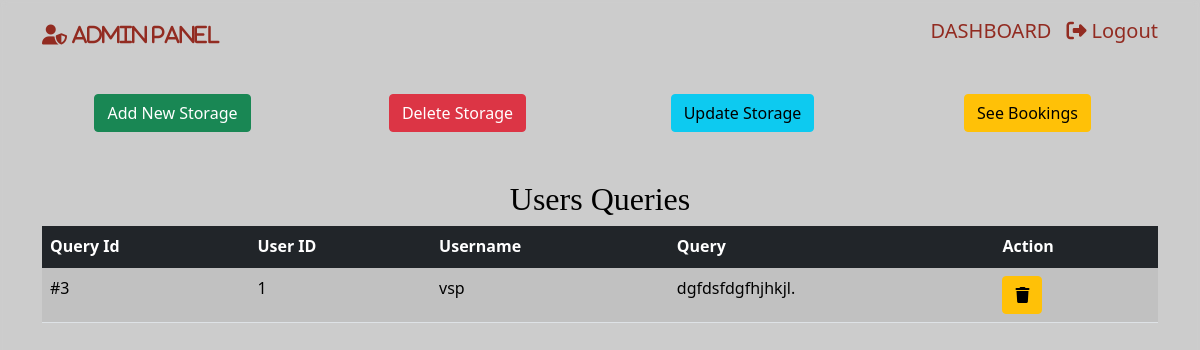
Screenshot of /Admin/admin-panel.php (signed in) with the database file from the repository.
### tables this page shows
CREATE TABLE `Query` (
  `q_id` int(2) NOT NULL,
  `u_id` int(2) NOT NULL,
  `username` varchar(100) NOT NULL,
  `query_msg` varchar(10000) NOT NULL
);

### Admin/admin-panel.php (the view, shortened to what this page needs)
<!DOCTYPE html>
<html lang="en">
<head>
    <link href="https://cdn.jsdelivr.net/npm/bootstrap@5.1.3/dist/css/bootstrap.min.css" rel="stylesheet"
>
</head>
<body>
    <nav class="navbar navbar-light">
        <div class="container">
            <a class="navbar-brand" href="#">
                <i class="fas fa-user-shield" style="color:#922B21"> ADMIN PANEL</i>
            </a>
            <p style="float:right;color:#922B21;font-size:20px;margin-top:8px"><a href="admin-panel.php"style="text-decoration:none;color:#922B21;margin-right:15px">DASHBOARD</a><a href="logout.php"
                    style="text-decoration:none;color:#922B21"><i class="fa fa-sign-out-alt">&nbsp;</i>Logout</a></p>
        </div>
    </nav>
    <div class="container">
        <div class="btn-section mt-4 text-center">
            <div class="row">
                <div class="col-md-3">
                    <button class="btn btn-success" title="Add Storage" data-bs-toggle="modal"
                        data-bs-target="#newStorageAddModel">Add New Storage</button>
                </div>
                <div class="col-md-3">
                    <a href="storage-action.php"><button class="btn btn-danger">Delete Storage</button></a>
                </div>
                <div class="col-md-3">
                <a href="storage-action.php"><button class="btn btn-info">Update Storage</button></a>
                </div>
                <div class="col-md-3">
                <a href="bookingsDetails.php"><button class="btn btn-warning">See Bookings</button></a>
                </div>
            </div>
        </div>
    </div>
    <section class="container py-2 mt-4 mb-4">
        <div class="row">
            <div class="col-lg-12">
                <h2 class="app-stats text-center mt-3"
                    style="color:black;font-family: 'Times New Roman', Times, serif;">Users Queries</h2>
                <div class=" table-responsive">
                    <table class="table table-striped table-hover">
                        <thead class="thead bg-dark" style="color:white;">
                            <tr>
                                <th>Query Id</th>
                                <th>User ID</th>
                                <th>Username</th>
                                <th>Query</th>
                                <th>Action</th>
                            </tr>
                        </thead>
                        <?php
                       global $connection;
                       $sql="SELECT * FROM Query";
                       $stmt=$connection->query($sql);
                       while($Datarows = $stmt->fetch_assoc())
                       {
                           $id          = $Datarows["q_id"];
                           $uId         = $Datarows["u_id"];
                           $storage     = $Datarows["username"];
                           $CostItem    = $Datarows["query_msg"];
                    ?>
                        <tbody class="tbody">
                            <tr>
                                <td>#<?php echo  $id;       ?></td>
                                <td> <?php echo  $uId;      ?></td>
                                <td> <?php echo  $storage;  ?></td>
                                <td> <?php echo  $CostItem; ?></td>
                                <td><a href="deleteq.php?id=<?php echo $id; ?>" title="Delete this query" class="btn btn-warning"><i class="fas fa-trash"></i>
                                    </a>
                                </td>
                            </tr>
                        </tbody>
                        <?php } ?>
                    </table>
                </div>
            </div>
        </div>
</body>
</html>

### Admin/admin-panel.php (style rules this page uses)
body { position: absolute; top: 0; bottom: 0; left: 0; right: 0; height: 100%; backdrop-filter: blur(3px); background-image: url("images/mainWall.jpg"); background-repeat: no-repeat, repeat; background-color: #cccccc; background-size: cover; }
.table .tbody tr td { color: black; }

### rows the page displays
query: q_id "3", u "1", username "vsp", query_msg "dgfdsfdgfhjhkjl."
